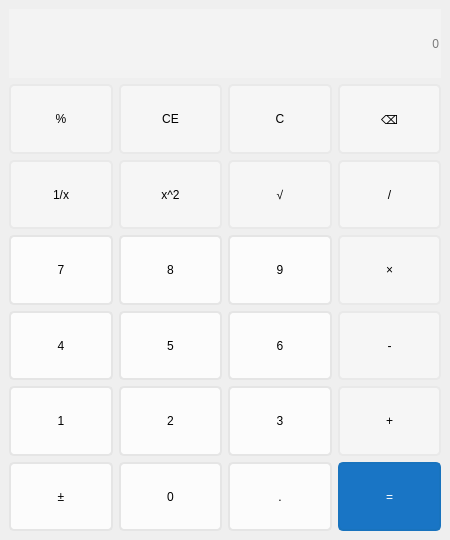
<?xml version="1.0" encoding="UTF-8"?>
<ui version="4.0">
 <class>MainWindow</class>
 <widget class="QMainWindow" name="MainWindow">
  <property name="geometry">
   <rect>
    <x>0</x>
    <y>0</y>
    <width>450</width>
    <height>540</height>
   </rect>
  </property>
  <property name="windowTitle">
   <string>计算机-屈靖凯-2022414040229</string>
  </property>
  <widget class="QWidget" name="centralwidget">
   <layout class="QGridLayout" name="gridLayout_2">
    <item row="0" column="0">
     <layout class="QGridLayout" name="gridLayout">
      <item row="2" column="3">
       <widget class="QPushButton" name="btchu">
        <property name="sizePolicy">
         <sizepolicy hsizetype="Minimum" vsizetype="Minimum">
          <horstretch>0</horstretch>
          <verstretch>0</verstretch>
         </sizepolicy>
        </property>
        <property name="maximumSize">
         <size>
          <width>15777215</width>
          <height>15777215</height>
         </size>
        </property>
        <property name="styleSheet">
         <string notr="true">QPushButton {
	font: 12pt &quot;Microsoft YaHei UI&quot;;
	background-color: #f6f6f6;
	border-radius: 5px;
	border: 2px solid #e9e9e9;
}
QPushButton:hover {
	font: 12pt &quot;Microsoft YaHei UI&quot;;
	background-color: #d8d8d8;
	border-radius: 5px;
	border: 2px solid #e9e9e9;
}
QPushButton:pressed {
	font: 12pt &quot;Microsoft YaHei UI&quot;;
	background-color: #b4b4b4;
	border-radius: 5px;
	border: 2px solid #e9e9e9;
}</string>
        </property>
        <property name="text">
         <string>/</string>
        </property>
       </widget>
      </item>
      <item row="2" column="1">
       <widget class="QPushButton" name="btx2">
        <property name="sizePolicy">
         <sizepolicy hsizetype="Minimum" vsizetype="Minimum">
          <horstretch>0</horstretch>
          <verstretch>0</verstretch>
         </sizepolicy>
        </property>
        <property name="maximumSize">
         <size>
          <width>15777215</width>
          <height>15777215</height>
         </size>
        </property>
        <property name="styleSheet">
         <string notr="true">QPushButton {
	font: 12pt &quot;Microsoft YaHei UI&quot;;
	background-color: #f6f6f6;
	border-radius: 5px;
	border: 2px solid #e9e9e9;
}
QPushButton:hover {
	font: 12pt &quot;Microsoft YaHei UI&quot;;
	background-color: #d8d8d8;
	border-radius: 5px;
	border: 2px solid #e9e9e9;
}
QPushButton:pressed {
	font: 12pt &quot;Microsoft YaHei UI&quot;;
	background-color: #b4b4b4;
	border-radius: 5px;
	border: 2px solid #e9e9e9;
}</string>
        </property>
        <property name="text">
         <string>x^2</string>
        </property>
       </widget>
      </item>
      <item row="3" column="2">
       <widget class="QPushButton" name="bt9">
        <property name="sizePolicy">
         <sizepolicy hsizetype="Minimum" vsizetype="Minimum">
          <horstretch>0</horstretch>
          <verstretch>0</verstretch>
         </sizepolicy>
        </property>
        <property name="maximumSize">
         <size>
          <width>15777215</width>
          <height>15777215</height>
         </size>
        </property>
        <property name="styleSheet">
         <string notr="true">QPushButton {
	font: 12pt &quot;Microsoft YaHei UI&quot;;
	border-radius: 5px;
	background-color: #fcfcfc;
	border: 2px solid #e5e5e5;
}
QPushButton:hover{
	font: 12pt &quot;Microsoft YaHei UI&quot;;
	border-radius: 5px;
	background-color: #dddddd;
	border: 2px solid #e5e5e5;
}
QPushButton:pressed {
	font: 12pt &quot;Microsoft YaHei UI&quot;;
	border-radius: 5px;
	background-color: #bababa;
	border: 2px solid #e5e5e5;
}</string>
        </property>
        <property name="text">
         <string>9</string>
        </property>
       </widget>
      </item>
      <item row="7" column="0">
       <widget class="QPushButton" name="bt1">
        <property name="sizePolicy">
         <sizepolicy hsizetype="Minimum" vsizetype="Minimum">
          <horstretch>0</horstretch>
          <verstretch>0</verstretch>
         </sizepolicy>
        </property>
        <property name="maximumSize">
         <size>
          <width>15777215</width>
          <height>15777215</height>
         </size>
        </property>
        <property name="styleSheet">
         <string notr="true">QPushButton {
	font: 12pt &quot;Microsoft YaHei UI&quot;;
	border-radius: 5px;
	background-color: #fcfcfc;
	border: 2px solid #e5e5e5;
}
QPushButton:hover{
	font: 12pt &quot;Microsoft YaHei UI&quot;;
	border-radius: 5px;
	background-color: #dddddd;
	border: 2px solid #e5e5e5;
}
QPushButton:pressed {
	font: 12pt &quot;Microsoft YaHei UI&quot;;
	border-radius: 5px;
	background-color: #bababa;
	border: 2px solid #e5e5e5;
}</string>
        </property>
        <property name="text">
         <string>1</string>
        </property>
       </widget>
      </item>
      <item row="8" column="0">
       <widget class="QPushButton" name="btjiajian">
        <property name="sizePolicy">
         <sizepolicy hsizetype="Minimum" vsizetype="Minimum">
          <horstretch>0</horstretch>
          <verstretch>0</verstretch>
         </sizepolicy>
        </property>
        <property name="maximumSize">
         <size>
          <width>15777215</width>
          <height>15777215</height>
         </size>
        </property>
        <property name="styleSheet">
         <string notr="true">QPushButton {
	font: 12pt &quot;Microsoft YaHei UI&quot;;
	border-radius: 5px;
	background-color: #fcfcfc;
	border: 2px solid #e5e5e5;
}
QPushButton:hover{
	font: 12pt &quot;Microsoft YaHei UI&quot;;
	border-radius: 5px;
	background-color: #dddddd;
	border: 2px solid #e5e5e5;
}
QPushButton:pressed {
	font: 12pt &quot;Microsoft YaHei UI&quot;;
	border-radius: 5px;
	background-color: #bababa;
	border: 2px solid #e5e5e5;
}</string>
        </property>
        <property name="text">
         <string>±</string>
        </property>
       </widget>
      </item>
      <item row="5" column="0">
       <widget class="QPushButton" name="bt4">
        <property name="sizePolicy">
         <sizepolicy hsizetype="Minimum" vsizetype="Minimum">
          <horstretch>0</horstretch>
          <verstretch>0</verstretch>
         </sizepolicy>
        </property>
        <property name="maximumSize">
         <size>
          <width>15777215</width>
          <height>15777215</height>
         </size>
        </property>
        <property name="styleSheet">
         <string notr="true">QPushButton {
	font: 12pt &quot;Microsoft YaHei UI&quot;;
	border-radius: 5px;
	background-color: #fcfcfc;
	border: 2px solid #e5e5e5;
}
QPushButton:hover{
	font: 12pt &quot;Microsoft YaHei UI&quot;;
	border-radius: 5px;
	background-color: #dddddd;
	border: 2px solid #e5e5e5;
}
QPushButton:pressed {
	font: 12pt &quot;Microsoft YaHei UI&quot;;
	border-radius: 5px;
	background-color: #bababa;
	border: 2px solid #e5e5e5;
}</string>
        </property>
        <property name="text">
         <string>4</string>
        </property>
       </widget>
      </item>
      <item row="3" column="0">
       <widget class="QPushButton" name="bt7">
        <property name="sizePolicy">
         <sizepolicy hsizetype="Minimum" vsizetype="Minimum">
          <horstretch>0</horstretch>
          <verstretch>0</verstretch>
         </sizepolicy>
        </property>
        <property name="maximumSize">
         <size>
          <width>15777215</width>
          <height>15777215</height>
         </size>
        </property>
        <property name="styleSheet">
         <string notr="true">QPushButton {
	font: 12pt &quot;Microsoft YaHei UI&quot;;
	border-radius: 5px;
	background-color: #fcfcfc;
	border: 2px solid #e5e5e5;
}
QPushButton:hover{
	font: 12pt &quot;Microsoft YaHei UI&quot;;
	border-radius: 5px;
	background-color: #dddddd;
	border: 2px solid #e5e5e5;
}
QPushButton:pressed {
	font: 12pt &quot;Microsoft YaHei UI&quot;;
	border-radius: 5px;
	background-color: #bababa;
	border: 2px solid #e5e5e5;
}</string>
        </property>
        <property name="text">
         <string>7</string>
        </property>
       </widget>
      </item>
      <item row="8" column="1">
       <widget class="QPushButton" name="bt0">
        <property name="sizePolicy">
         <sizepolicy hsizetype="Minimum" vsizetype="Minimum">
          <horstretch>0</horstretch>
          <verstretch>0</verstretch>
         </sizepolicy>
        </property>
        <property name="maximumSize">
         <size>
          <width>15777215</width>
          <height>15777215</height>
         </size>
        </property>
        <property name="styleSheet">
         <string notr="true">QPushButton {
	font: 12pt &quot;Microsoft YaHei UI&quot;;
	border-radius: 5px;
	background-color: #fcfcfc;
	border: 2px solid #e5e5e5;
}
QPushButton:hover{
	font: 12pt &quot;Microsoft YaHei UI&quot;;
	border-radius: 5px;
	background-color: #dddddd;
	border: 2px solid #e5e5e5;
}
QPushButton:pressed {
	font: 12pt &quot;Microsoft YaHei UI&quot;;
	border-radius: 5px;
	background-color: #bababa;
	border: 2px solid #e5e5e5;
}</string>
        </property>
        <property name="text">
         <string>0</string>
        </property>
       </widget>
      </item>
      <item row="7" column="2">
       <widget class="QPushButton" name="bt3">
        <property name="sizePolicy">
         <sizepolicy hsizetype="Minimum" vsizetype="Minimum">
          <horstretch>0</horstretch>
          <verstretch>0</verstretch>
         </sizepolicy>
        </property>
        <property name="maximumSize">
         <size>
          <width>15777215</width>
          <height>15777215</height>
         </size>
        </property>
        <property name="styleSheet">
         <string notr="true">QPushButton {
	font: 12pt &quot;Microsoft YaHei UI&quot;;
	border-radius: 5px;
	background-color: #fcfcfc;
	border: 2px solid #e5e5e5;
}
QPushButton:hover{
	font: 12pt &quot;Microsoft YaHei UI&quot;;
	border-radius: 5px;
	background-color: #dddddd;
	border: 2px solid #e5e5e5;
}
QPushButton:pressed {
	font: 12pt &quot;Microsoft YaHei UI&quot;;
	border-radius: 5px;
	background-color: #bababa;
	border: 2px solid #e5e5e5;
}</string>
        </property>
        <property name="text">
         <string>3</string>
        </property>
       </widget>
      </item>
      <item row="1" column="0">
       <widget class="QPushButton" name="btbaifen">
        <property name="sizePolicy">
         <sizepolicy hsizetype="Minimum" vsizetype="Minimum">
          <horstretch>0</horstretch>
          <verstretch>0</verstretch>
         </sizepolicy>
        </property>
        <property name="maximumSize">
         <size>
          <width>15777215</width>
          <height>15777215</height>
         </size>
        </property>
        <property name="styleSheet">
         <string notr="true">QPushButton {
	font: 12pt &quot;Microsoft YaHei UI&quot;;
	background-color: #f6f6f6;
	border-radius: 5px;
	border: 2px solid #e9e9e9;
}
QPushButton:hover {
	font: 12pt &quot;Microsoft YaHei UI&quot;;
	background-color: #d8d8d8;
	border-radius: 5px;
	border: 2px solid #e9e9e9;
}
QPushButton:pressed {
	font: 12pt &quot;Microsoft YaHei UI&quot;;
	background-color: #b4b4b4;
	border-radius: 5px;
	border: 2px solid #e9e9e9;
}</string>
        </property>
        <property name="text">
         <string>%</string>
        </property>
       </widget>
      </item>
      <item row="0" column="0" colspan="4">
       <widget class="QLineEdit" name="kuang">
        <property name="sizePolicy">
         <sizepolicy hsizetype="Preferred" vsizetype="Preferred">
          <horstretch>0</horstretch>
          <verstretch>0</verstretch>
         </sizepolicy>
        </property>
        <property name="maximumSize">
         <size>
          <width>16777215</width>
          <height>16777215</height>
         </size>
        </property>
        <property name="styleSheet">
         <string notr="true">font: 24pt &quot;Microsoft YaHei UI&quot;;
background-color: rgb(243, 243, 243);
border: 0px;</string>
        </property>
        <property name="echoMode">
         <enum>QLineEdit::EchoMode::Normal</enum>
        </property>
        <property name="alignment">
         <set>Qt::AlignmentFlag::AlignRight|Qt::AlignmentFlag::AlignTrailing|Qt::AlignmentFlag::AlignVCenter</set>
        </property>
        <property name="placeholderText">
         <string>0</string>
        </property>
       </widget>
      </item>
      <item row="1" column="3">
       <widget class="QPushButton" name="btshanchu">
        <property name="sizePolicy">
         <sizepolicy hsizetype="Minimum" vsizetype="Minimum">
          <horstretch>0</horstretch>
          <verstretch>0</verstretch>
         </sizepolicy>
        </property>
        <property name="maximumSize">
         <size>
          <width>15777215</width>
          <height>15777215</height>
         </size>
        </property>
        <property name="styleSheet">
         <string notr="true">QPushButton {
	font: 12pt &quot;Microsoft YaHei UI&quot;;
	background-color: #f6f6f6;
	border-radius: 5px;
	border: 2px solid #e9e9e9;
}
QPushButton:hover {
	font: 12pt &quot;Microsoft YaHei UI&quot;;
	background-color: #d8d8d8;
	border-radius: 5px;
	border: 2px solid #e9e9e9;
}
QPushButton:pressed {
	font: 12pt &quot;Microsoft YaHei UI&quot;;
	background-color: #b4b4b4;
	border-radius: 5px;
	border: 2px solid #e9e9e9;
}</string>
        </property>
        <property name="text">
         <string>⌫</string>
        </property>
       </widget>
      </item>
      <item row="8" column="2">
       <widget class="QPushButton" name="btdian">
        <property name="sizePolicy">
         <sizepolicy hsizetype="Minimum" vsizetype="Minimum">
          <horstretch>0</horstretch>
          <verstretch>0</verstretch>
         </sizepolicy>
        </property>
        <property name="maximumSize">
         <size>
          <width>15777215</width>
          <height>15777215</height>
         </size>
        </property>
        <property name="styleSheet">
         <string notr="true">QPushButton {
	font: 12pt &quot;Microsoft YaHei UI&quot;;
	border-radius: 5px;
	background-color: #fcfcfc;
	border: 2px solid #e5e5e5;
}
QPushButton:hover{
	font: 12pt &quot;Microsoft YaHei UI&quot;;
	border-radius: 5px;
	background-color: #dddddd;
	border: 2px solid #e5e5e5;
}
QPushButton:pressed {
	font: 12pt &quot;Microsoft YaHei UI&quot;;
	border-radius: 5px;
	background-color: #bababa;
	border: 2px solid #e5e5e5;
}</string>
        </property>
        <property name="text">
         <string>.</string>
        </property>
       </widget>
      </item>
      <item row="1" column="2">
       <widget class="QPushButton" name="btC">
        <property name="sizePolicy">
         <sizepolicy hsizetype="Minimum" vsizetype="Minimum">
          <horstretch>0</horstretch>
          <verstretch>0</verstretch>
         </sizepolicy>
        </property>
        <property name="maximumSize">
         <size>
          <width>15777215</width>
          <height>15777215</height>
         </size>
        </property>
        <property name="styleSheet">
         <string notr="true">QPushButton {
	font: 12pt &quot;Microsoft YaHei UI&quot;;
	background-color: #f6f6f6;
	border-radius: 5px;
	border: 2px solid #e9e9e9;
}
QPushButton:hover {
	font: 12pt &quot;Microsoft YaHei UI&quot;;
	background-color: #d8d8d8;
	border-radius: 5px;
	border: 2px solid #e9e9e9;
}
QPushButton:pressed {
	font: 12pt &quot;Microsoft YaHei UI&quot;;
	background-color: #b4b4b4;
	border-radius: 5px;
	border: 2px solid #e9e9e9;
}</string>
        </property>
        <property name="text">
         <string>C</string>
        </property>
       </widget>
      </item>
      <item row="2" column="0">
       <widget class="QPushButton" name="bt1x">
        <property name="sizePolicy">
         <sizepolicy hsizetype="Minimum" vsizetype="Minimum">
          <horstretch>0</horstretch>
          <verstretch>0</verstretch>
         </sizepolicy>
        </property>
        <property name="maximumSize">
         <size>
          <width>15777215</width>
          <height>15777215</height>
         </size>
        </property>
        <property name="styleSheet">
         <string notr="true">QPushButton {
	font: 12pt &quot;Microsoft YaHei UI&quot;;
	background-color: #f6f6f6;
	border-radius: 5px;
	border: 2px solid #e9e9e9;
}
QPushButton:hover {
	font: 12pt &quot;Microsoft YaHei UI&quot;;
	background-color: #d8d8d8;
	border-radius: 5px;
	border: 2px solid #e9e9e9;
}
QPushButton:pressed {
	font: 12pt &quot;Microsoft YaHei UI&quot;;
	background-color: #b4b4b4;
	border-radius: 5px;
	border: 2px solid #e9e9e9;
}</string>
        </property>
        <property name="text">
         <string>1/x</string>
        </property>
       </widget>
      </item>
      <item row="5" column="2">
       <widget class="QPushButton" name="bt6">
        <property name="sizePolicy">
         <sizepolicy hsizetype="Minimum" vsizetype="Minimum">
          <horstretch>0</horstretch>
          <verstretch>0</verstretch>
         </sizepolicy>
        </property>
        <property name="maximumSize">
         <size>
          <width>15777215</width>
          <height>15777215</height>
         </size>
        </property>
        <property name="styleSheet">
         <string notr="true">QPushButton {
	font: 12pt &quot;Microsoft YaHei UI&quot;;
	border-radius: 5px;
	background-color: #fcfcfc;
	border: 2px solid #e5e5e5;
}
QPushButton:hover{
	font: 12pt &quot;Microsoft YaHei UI&quot;;
	border-radius: 5px;
	background-color: #dddddd;
	border: 2px solid #e5e5e5;
}
QPushButton:pressed {
	font: 12pt &quot;Microsoft YaHei UI&quot;;
	border-radius: 5px;
	background-color: #bababa;
	border: 2px solid #e5e5e5;
}</string>
        </property>
        <property name="text">
         <string>6</string>
        </property>
       </widget>
      </item>
      <item row="3" column="1">
       <widget class="QPushButton" name="bt8">
        <property name="sizePolicy">
         <sizepolicy hsizetype="Minimum" vsizetype="Minimum">
          <horstretch>0</horstretch>
          <verstretch>0</verstretch>
         </sizepolicy>
        </property>
        <property name="maximumSize">
         <size>
          <width>15777215</width>
          <height>15777215</height>
         </size>
        </property>
        <property name="styleSheet">
         <string notr="true">QPushButton {
	font: 12pt &quot;Microsoft YaHei UI&quot;;
	border-radius: 5px;
	background-color: #fcfcfc;
	border: 2px solid #e5e5e5;
}
QPushButton:hover{
	font: 12pt &quot;Microsoft YaHei UI&quot;;
	border-radius: 5px;
	background-color: #dddddd;
	border: 2px solid #e5e5e5;
}
QPushButton:pressed {
	font: 12pt &quot;Microsoft YaHei UI&quot;;
	border-radius: 5px;
	background-color: #bababa;
	border: 2px solid #e5e5e5;
}</string>
        </property>
        <property name="text">
         <string>8</string>
        </property>
       </widget>
      </item>
      <item row="2" column="2">
       <widget class="QPushButton" name="btgen">
        <property name="sizePolicy">
         <sizepolicy hsizetype="Minimum" vsizetype="Minimum">
          <horstretch>0</horstretch>
          <verstretch>0</verstretch>
         </sizepolicy>
        </property>
        <property name="maximumSize">
         <size>
          <width>15777215</width>
          <height>15777215</height>
         </size>
        </property>
        <property name="styleSheet">
         <string notr="true">QPushButton {
	font: 12pt &quot;Microsoft YaHei UI&quot;;
	background-color: #f6f6f6;
	border-radius: 5px;
	border: 2px solid #e9e9e9;
}
QPushButton:hover {
	font: 12pt &quot;Microsoft YaHei UI&quot;;
	background-color: #d8d8d8;
	border-radius: 5px;
	border: 2px solid #e9e9e9;
}
QPushButton:pressed {
	font: 12pt &quot;Microsoft YaHei UI&quot;;
	background-color: #b4b4b4;
	border-radius: 5px;
	border: 2px solid #e9e9e9;
}</string>
        </property>
        <property name="text">
         <string>√</string>
        </property>
       </widget>
      </item>
      <item row="8" column="3">
       <widget class="QPushButton" name="btdengyu">
        <property name="sizePolicy">
         <sizepolicy hsizetype="Minimum" vsizetype="Minimum">
          <horstretch>0</horstretch>
          <verstretch>0</verstretch>
         </sizepolicy>
        </property>
        <property name="maximumSize">
         <size>
          <width>15777215</width>
          <height>15777215</height>
         </size>
        </property>
        <property name="styleSheet">
         <string notr="true">QPushButton {
	font: 12pt &quot;Microsoft YaHei UI&quot;;
	background-color: #1975c5;
	color: rgb(255, 255, 255);
	border-radius: 5px;
	border: 2px solid #1873be;
}
QPushButton:hover {
	font: 12pt &quot;Microsoft YaHei UI&quot;;
	background-color: #1d8be5;
	color: rgb(255, 255, 255);
	border-radius: 5px;
	border: 2px solid #1873be;
}
QPushButton:pressed {
	font: 12pt &quot;Microsoft YaHei UI&quot;;
	background-color: #209bff;
	color: rgb(255, 255, 255);
	border-radius: 5px;
	border: 2px solid #1873be;
}</string>
        </property>
        <property name="text">
         <string>=</string>
        </property>
       </widget>
      </item>
      <item row="3" column="3">
       <widget class="QPushButton" name="btcheng">
        <property name="sizePolicy">
         <sizepolicy hsizetype="Minimum" vsizetype="Minimum">
          <horstretch>0</horstretch>
          <verstretch>0</verstretch>
         </sizepolicy>
        </property>
        <property name="maximumSize">
         <size>
          <width>15777215</width>
          <height>15777215</height>
         </size>
        </property>
        <property name="styleSheet">
         <string notr="true">QPushButton {
	font: 12pt &quot;Microsoft YaHei UI&quot;;
	background-color: #f6f6f6;
	border-radius: 5px;
	border: 2px solid #e9e9e9;
}
QPushButton:hover {
	font: 12pt &quot;Microsoft YaHei UI&quot;;
	background-color: #d8d8d8;
	border-radius: 5px;
	border: 2px solid #e9e9e9;
}
QPushButton:pressed {
	font: 12pt &quot;Microsoft YaHei UI&quot;;
	background-color: #b4b4b4;
	border-radius: 5px;
	border: 2px solid #e9e9e9;
}</string>
        </property>
        <property name="text">
         <string>×</string>
        </property>
       </widget>
      </item>
      <item row="1" column="1">
       <widget class="QPushButton" name="btCE">
        <property name="sizePolicy">
         <sizepolicy hsizetype="Minimum" vsizetype="Minimum">
          <horstretch>0</horstretch>
          <verstretch>0</verstretch>
         </sizepolicy>
        </property>
        <property name="maximumSize">
         <size>
          <width>15777215</width>
          <height>15777215</height>
         </size>
        </property>
        <property name="styleSheet">
         <string notr="true">QPushButton {
	font: 12pt &quot;Microsoft YaHei UI&quot;;
	background-color: #f6f6f6;
	border-radius: 5px;
	border: 2px solid #e9e9e9;
}
QPushButton:hover {
	font: 12pt &quot;Microsoft YaHei UI&quot;;
	background-color: #d8d8d8;
	border-radius: 5px;
	border: 2px solid #e9e9e9;
}
QPushButton:pressed {
	font: 12pt &quot;Microsoft YaHei UI&quot;;
	background-color: #b4b4b4;
	border-radius: 5px;
	border: 2px solid #e9e9e9;
}</string>
        </property>
        <property name="text">
         <string>CE</string>
        </property>
       </widget>
      </item>
      <item row="5" column="1">
       <widget class="QPushButton" name="bt5">
        <property name="sizePolicy">
         <sizepolicy hsizetype="Minimum" vsizetype="Minimum">
          <horstretch>0</horstretch>
          <verstretch>0</verstretch>
         </sizepolicy>
        </property>
        <property name="maximumSize">
         <size>
          <width>15777215</width>
          <height>15777215</height>
         </size>
        </property>
        <property name="styleSheet">
         <string notr="true">QPushButton {
	font: 12pt &quot;Microsoft YaHei UI&quot;;
	border-radius: 5px;
	background-color: #fcfcfc;
	border: 2px solid #e5e5e5;
}
QPushButton:hover{
	font: 12pt &quot;Microsoft YaHei UI&quot;;
	border-radius: 5px;
	background-color: #dddddd;
	border: 2px solid #e5e5e5;
}
QPushButton:pressed {
	font: 12pt &quot;Microsoft YaHei UI&quot;;
	border-radius: 5px;
	background-color: #bababa;
	border: 2px solid #e5e5e5;
}</string>
        </property>
        <property name="text">
         <string>5</string>
        </property>
       </widget>
      </item>
      <item row="7" column="3">
       <widget class="QPushButton" name="btjia">
        <property name="sizePolicy">
         <sizepolicy hsizetype="Minimum" vsizetype="Minimum">
          <horstretch>0</horstretch>
          <verstretch>0</verstretch>
         </sizepolicy>
        </property>
        <property name="maximumSize">
         <size>
          <width>15777215</width>
          <height>15777215</height>
         </size>
        </property>
        <property name="styleSheet">
         <string notr="true">QPushButton {
	font: 12pt &quot;Microsoft YaHei UI&quot;;
	background-color: #f6f6f6;
	border-radius: 5px;
	border: 2px solid #e9e9e9;
}
QPushButton:hover {
	font: 12pt &quot;Microsoft YaHei UI&quot;;
	background-color: #d8d8d8;
	border-radius: 5px;
	border: 2px solid #e9e9e9;
}
QPushButton:pressed {
	font: 12pt &quot;Microsoft YaHei UI&quot;;
	background-color: #b4b4b4;
	border-radius: 5px;
	border: 2px solid #e9e9e9;
}</string>
        </property>
        <property name="text">
         <string>+</string>
        </property>
       </widget>
      </item>
      <item row="7" column="1">
       <widget class="QPushButton" name="bt2">
        <property name="sizePolicy">
         <sizepolicy hsizetype="Minimum" vsizetype="Minimum">
          <horstretch>0</horstretch>
          <verstretch>0</verstretch>
         </sizepolicy>
        </property>
        <property name="maximumSize">
         <size>
          <width>15777215</width>
          <height>15777215</height>
         </size>
        </property>
        <property name="styleSheet">
         <string notr="true">QPushButton {
	font: 12pt &quot;Microsoft YaHei UI&quot;;
	border-radius: 5px;
	background-color: #fcfcfc;
	border: 2px solid #e5e5e5;
}
QPushButton:hover{
	font: 12pt &quot;Microsoft YaHei UI&quot;;
	border-radius: 5px;
	background-color: #dddddd;
	border: 2px solid #e5e5e5;
}
QPushButton:pressed {
	font: 12pt &quot;Microsoft YaHei UI&quot;;
	border-radius: 5px;
	background-color: #bababa;
	border: 2px solid #e5e5e5;
}</string>
        </property>
        <property name="text">
         <string>2</string>
        </property>
       </widget>
      </item>
      <item row="5" column="3">
       <widget class="QPushButton" name="btjian">
        <property name="sizePolicy">
         <sizepolicy hsizetype="Minimum" vsizetype="Minimum">
          <horstretch>0</horstretch>
          <verstretch>0</verstretch>
         </sizepolicy>
        </property>
        <property name="maximumSize">
         <size>
          <width>15777215</width>
          <height>15777215</height>
         </size>
        </property>
        <property name="styleSheet">
         <string notr="true">QPushButton {
	font: 12pt &quot;Microsoft YaHei UI&quot;;
	background-color: #f6f6f6;
	border-radius: 5px;
	border: 2px solid #e9e9e9;
}
QPushButton:hover {
	font: 12pt &quot;Microsoft YaHei UI&quot;;
	background-color: #d8d8d8;
	border-radius: 5px;
	border: 2px solid #e9e9e9;
}
QPushButton:pressed {
	font: 12pt &quot;Microsoft YaHei UI&quot;;
	background-color: #b4b4b4;
	border-radius: 5px;
	border: 2px solid #e9e9e9;
}</string>
        </property>
        <property name="text">
         <string>-</string>
        </property>
       </widget>
      </item>
     </layout>
    </item>
   </layout>
  </widget>
  <widget class="QMenuBar" name="menubar">
   <property name="geometry">
    <rect>
     <x>0</x>
     <y>0</y>
     <width>450</width>
     <height>24</height>
    </rect>
   </property>
   <property name="sizePolicy">
    <sizepolicy hsizetype="Ignored" vsizetype="Ignored">
     <horstretch>0</horstretch>
     <verstretch>0</verstretch>
    </sizepolicy>
   </property>
  </widget>
  <widget class="QStatusBar" name="statusbar">
   <property name="sizePolicy">
    <sizepolicy hsizetype="Ignored" vsizetype="Ignored">
     <horstretch>0</horstretch>
     <verstretch>0</verstretch>
    </sizepolicy>
   </property>
  </widget>
 </widget>
 <resources/>
 <connections/>
</ui>
